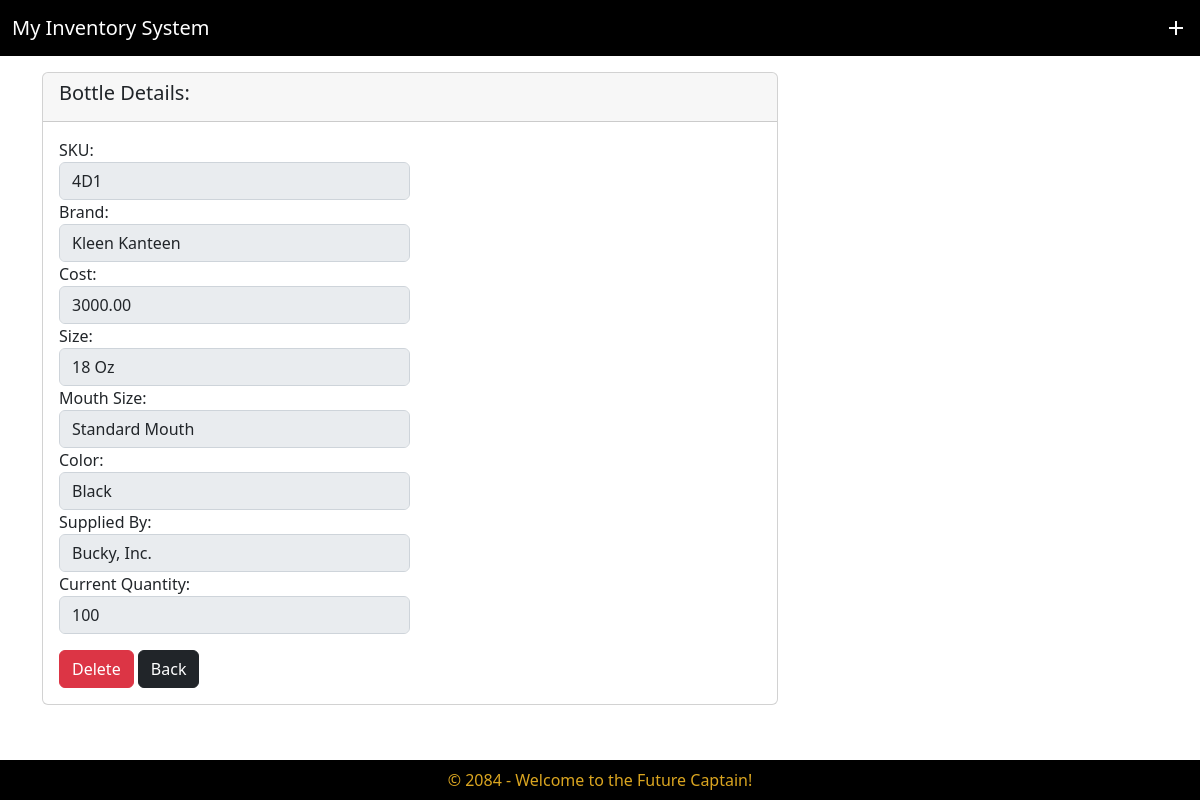
Screenshot of /view_bottle_details/4/5/ with the database file from the repository.
### Myinventoryapp/models.py (models this page shows, shortened)
class WaterBottle(models.Model):
    SKU = models.CharField(max_length=300)
    Brand = models.CharField(max_length=300)
    Cost = models.CharField(max_length=300)
    Size = models.CharField(max_length=300)
    Mouth_Size = models.CharField(max_length=300)
    Color = models.CharField(max_length=300)
    Supplied_by = models.ForeignKey(Supplier, on_delete=models.CASCADE)
    Current_Quantity = models.CharField(max_length=300)
    objects = models.Manager()

class Supplier(models.Model):
    Name = models.CharField(max_length=300)
    City = models.CharField(max_length=300)
    Country = models.CharField(max_length=300)
    CreatedAt = models.DateTimeField(blank=True, null=True)
    objects = models.Manager()

### Myinventoryapp/views.py (the view)
# urls.py: path('view_bottle_details/<int:pk>/<int:pk1>/', views.view_bottle_details, name='view_bottle_details'),
def view_bottle_details(request, pk, pk1):
    v = get_object_or_404(Account, pk=pk1)
    b = get_object_or_404(WaterBottle, pk=pk)
    return render(request, 'Myinventoryapp/view_bottle_details.html', {'b':b, 'v':v})

### Myinventoryapp/templates/Myinventoryapp/view_bottle_details.html (shortened to what this page needs)
{% extends 'Myinventoryapp/base.html' %}
{% load static %}
{% block content %}
<div class="col-md-8">
    <div class="card">
        <div class="card-header">
            <h5 class="card-title">Bottle Details:</h5>
        </div>
        <div class="card-body">
                <div class="form-group">
                    <label for="SKU">SKU:</label>
                    <input type="text" class="form-control w-50" id="SKU" name="SKU" value="{{b.SKU}}" disabled>
                </div>
                <div class="form-group">
                    <label for="Brand">Brand:</label>
                    <input type="text" class="form-control w-50" id="Brand" name="Brand" value="{{b.Brand}}" disabled>
                </div>
                <div class="form-group">
                    <label for="Cost">Cost:</label>
                    <input type="text" class="form-control w-50" id="Cost" name="Cost" value="{{b.Cost}}" disabled>
                </div>
                <div class="form-group">
                    <label for="Size">Size:</label>
                    <input type="text" class="form-control w-50" id="Size" name="Size" value="{{b.Size}}" disabled>
                </div>
                <div class="form-group">
                    <label for="Mouth_Size">Mouth Size:</label>
                    <input type="text" class="form-control w-50" id="Mouth_Size" name="Mouth_Size" value="{{b.Mouth_Size}}" disabled>
                </div>
                <div class="form-group">
                    <label for="Color">Color:</label>
                    <input type="text" class="form-control w-50" id="Color" name="Color" value="{{b.Color}}" disabled>
                </div>
                <div class="form-group">
                    <label for="avail_supplier">Supplied By:</label>
                    <input type="text" class="form-control w-50" id="avail_supplier" name="avail_supplier" value="{{b.Supplied_by.Name}}" disabled>
                </div>
                <div class="form-group">
                    <label for="Current_Quantity">Current Quantity:</label>
                    <input type="text" class="form-control w-50" id="Current_Quantity" name="Current_Quantity" value="{{b.Current_Quantity}}" disabled>
                </div>
                <a href="{% url 'delete_bottle' pk=b.pk pk1=v.pk %}"  class="mt-3 ml-3 btn btn-danger">Delete</a>
                <a href="{% url 'view_bottles' pk=v.pk %}"  class="mt-3 ml-3 btn btn-dark">Back</a>
        </div>
    </div>
</div>
{% endblock %}

### rows the page displays
WaterBottle: SKU "4D1", Brand "Kleen Kanteen", Cost "3000.00", Size "18 Oz", Mouth_Size "Standard Mouth", Color "Black", avail_supplier "Bucky, Inc.", Current_Quantity "100"
